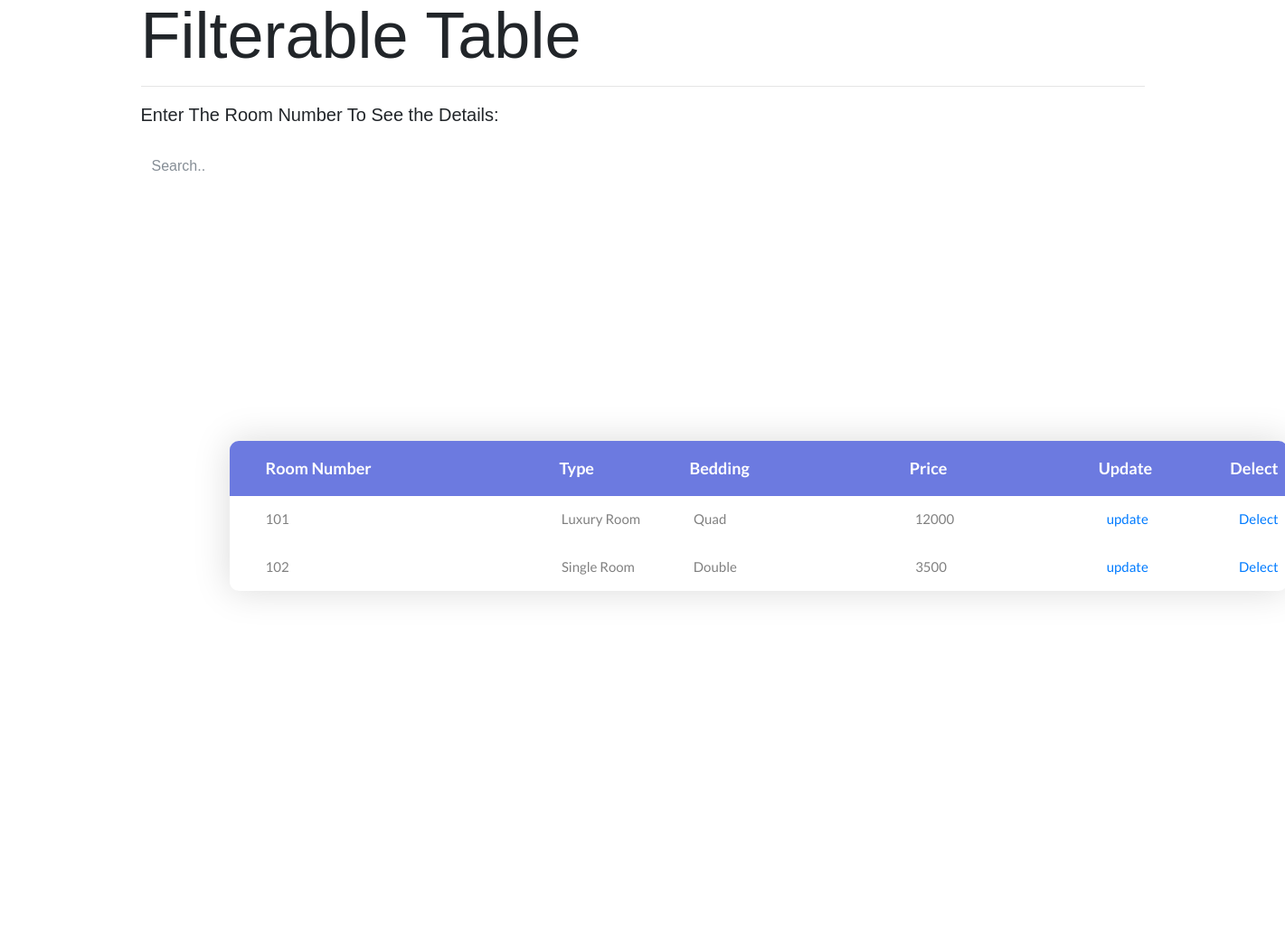
The app's page /admin_room.php, older data.
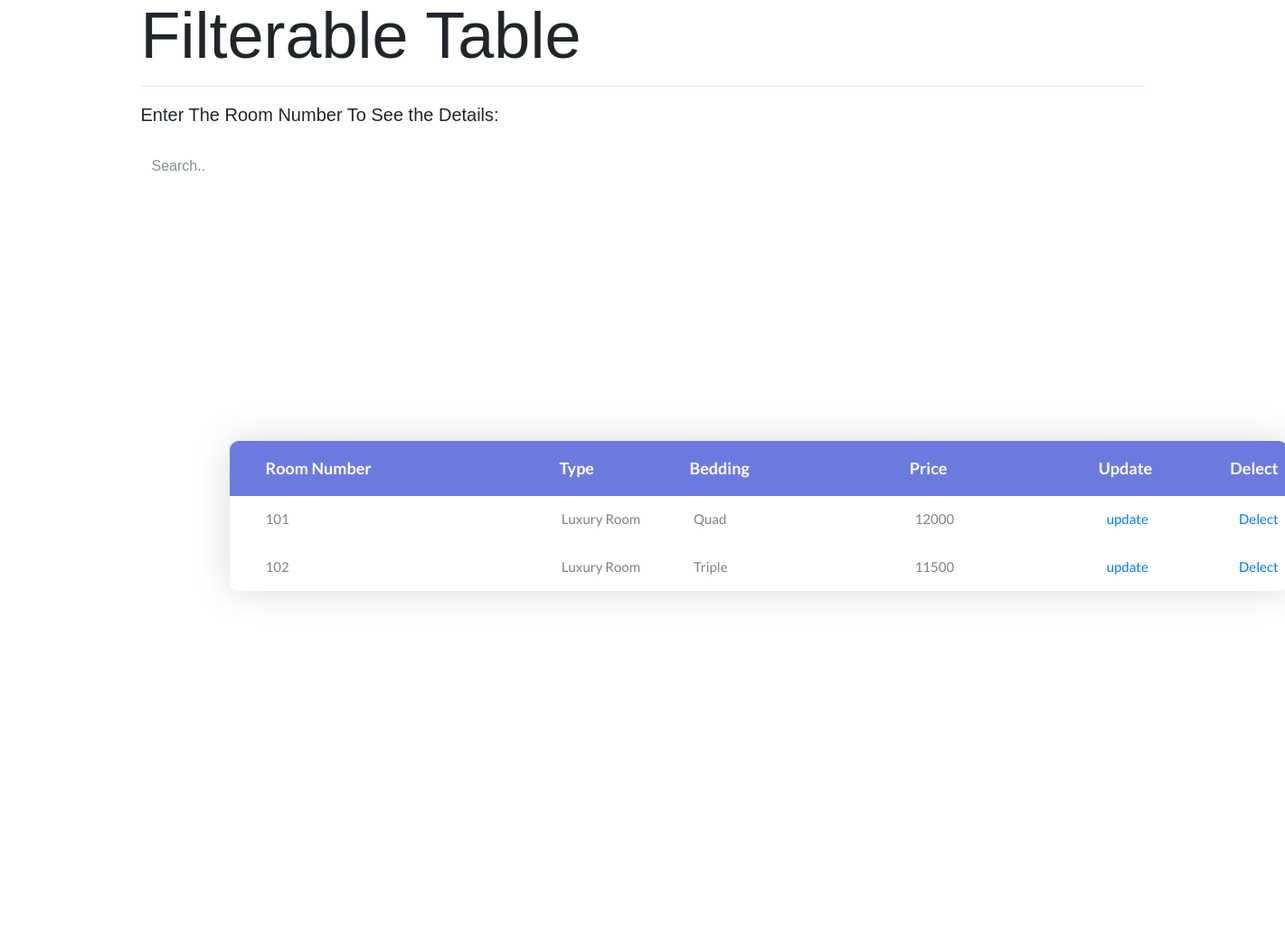
The same page, newer data.
### tables this page shows
CREATE TABLE `room_num` (
  `id` int(6) NOT NULL,
  `t_id` int(10) NOT NULL,
  `cusid` int(15) DEFAULT NULL
);

CREATE TABLE `room` (
  `id` int(10) UNSIGNED NOT NULL,
  `type` varchar(15) DEFAULT NULL,
  `bedding` varchar(10) DEFAULT NULL,
  `price` int(8) DEFAULT NULL
);

### admin_room.php (the view, shortened to what this page needs)
<!DOCTYPE html>
<html lang="en">
<head>
	<link rel="stylesheet" type="text/css" href="css/bootstrap.min.css">
	<link rel="stylesheet" type="text/css" href="fonts/font-awesome-4.7.0/css/font-awesome.min.css">
	<link rel="stylesheet" type="text/css" href="css/animate.css">
	<link rel="stylesheet" type="text/css" href="css/select2.min.css">
	<link rel="stylesheet" type="text/css" href="css/perfect-scrollbar.css">
	<link rel="stylesheet" type="text/css" href="css/util.css">
	<link rel="stylesheet" type="text/css" href="css/main.css">
</head>
<body>
	<div class="container">
	<h2 class="display-3">Filterable Table</h2>
	<hr>
  <p class="lead">Enter The Room Number To See the Details:</p><br> </di>
  <input class="form-control" id="myInput" type="text" placeholder="Search..">
  <br>
	<div class="limiter">
		<div class="container-table100">
			<div class="wrap-table100">
				<div class="table100 ver1 m-b-110">
					<div class="table100-head">
						<table>
							<thead>
								<tr class="row100 head">
									<th class="cell100 column1">Room Number</th>
									<th class="cell100 column2">Type</th>
									<th class="cell100 column3">Bedding</th>
									<th class="cell100 column4">Price</th>
									<th class="cell100 column5">Update</th>
									<th class="cell100 column5">Delect</th>
								</tr>
							</thead>
						</table>
					</div>
					<?php
                    require "connection.php";
                    $result= "SELECT rn.id,r.type,r.bedding,r.price
                              FROM room_num AS rn, room AS r
                              WHERE r.id=rn.t_id";
                    $query= mysqli_query($conn,$result);
                    while($row=mysqli_fetch_assoc($query)){
                    echo '<div class="table100-body js-pscroll">
						<table>
							<tbody id="myTable">
								<tr class="row100 body">
									<td class="cell100 column1">'.$row["id"].'</td>
									<td class="cell100 column2">'.$row["type"].'</td>
									<td class="cell100 column3">'.$row["bedding"].'</td>
									<td class="cell100 column4">'.$row["price"].'</td>
									<td class="cell100 column5"><a href=admin/update_room_form.php?id='.$row['id'].'>update</a></td>
									<td class="cell100 column6"><a href=admin/delect_room.php?id='.$row['id'].'>Delect</a></td>
								</tr>
							</tbody>
						</table>
					</div>';
                }
					?>
									</div>
				</div>
			</div>
		</div>
</body>
</html>

Row changes from the older to the newer data that the page shows:
changed room_num id 102: room.type "Single Room" → "Luxury Room"; room.bedding "Double" → "Triple"; room.price "3500" → "11500"
